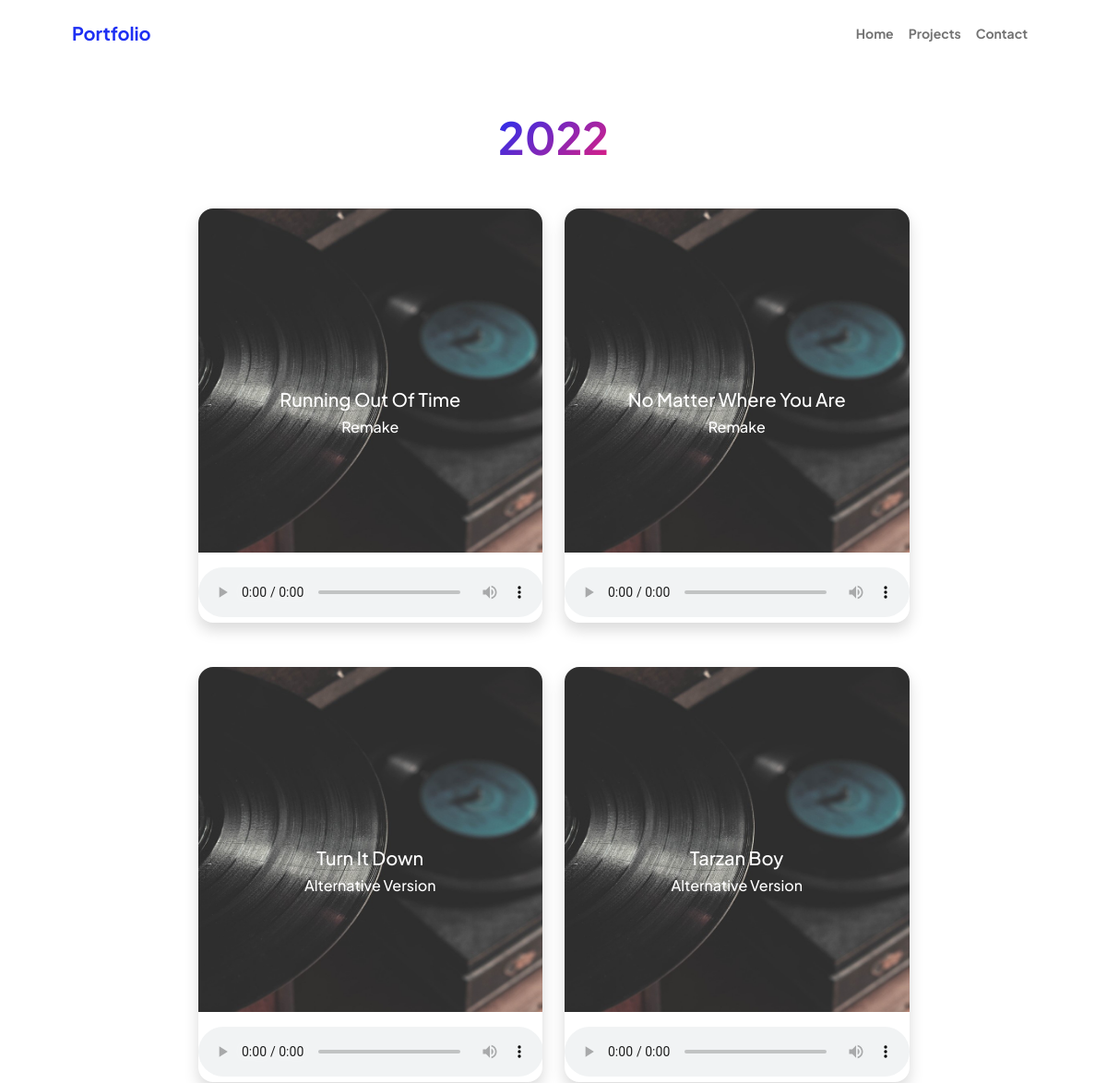
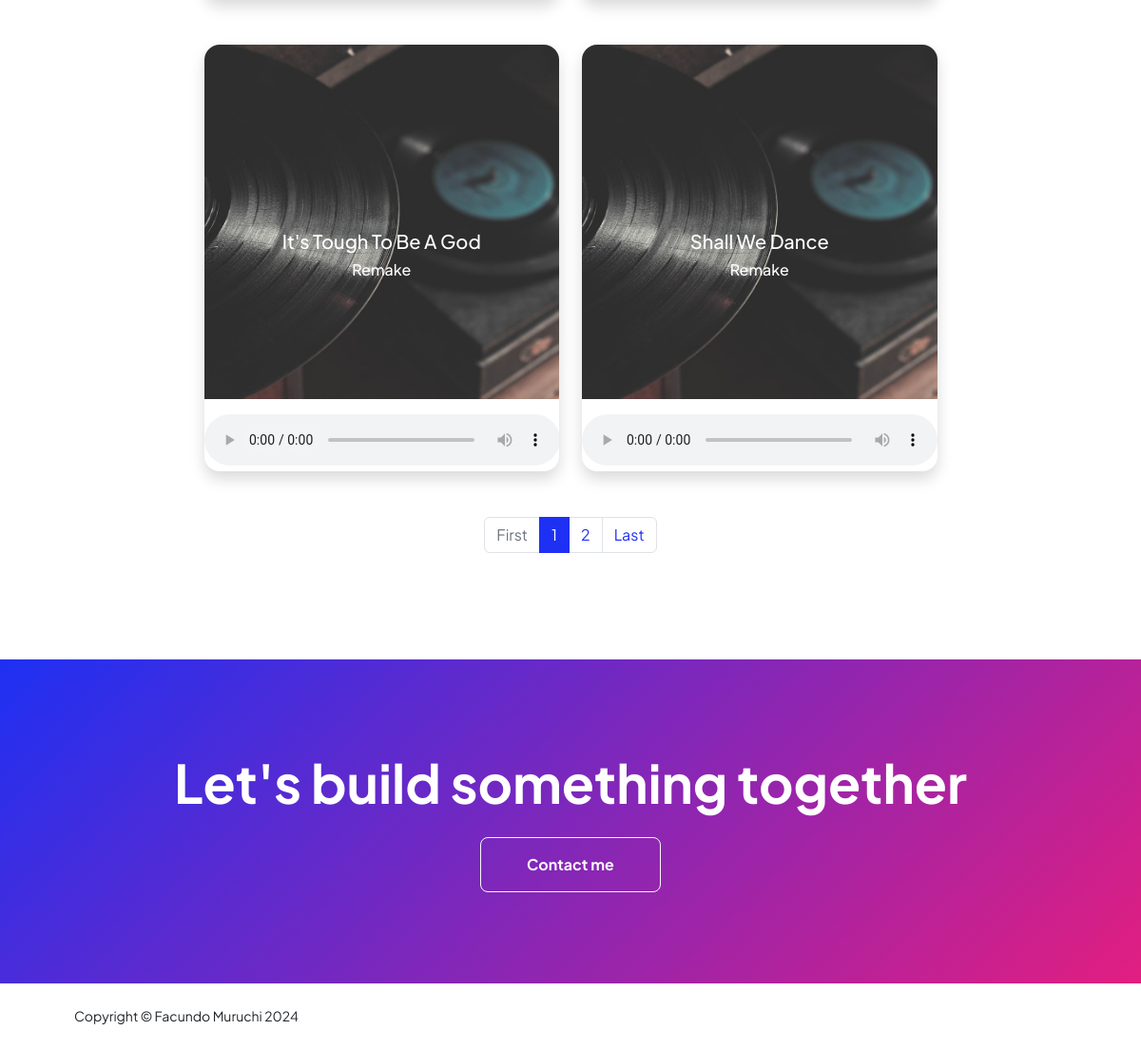
The page /portfolio/commissions-list/2022/ on the database its author committed (2 pictures, top to bottom).
### mysite/models.py (models this page shows, shortened)
class Com(models.Model):
    title = models.CharField(max_length=128)
    preview = models.FileField(upload_to='previews/', blank=True, null=True)
    year = models.IntegerField(choices=[
        (2022, '2022'),
        (2023, '2023'),
        (2024, '2024'),
    ])
    version = models.CharField(max_length=128, choices=[
        ('Original', 'Original'),
        ('Remake', 'Remake'),
        ('Alternative Version', 'Alternative Version'),
    ], blank=True, null=True)
    def get_image(self):
        images = {
            2022: 'assets/com22.jpg',
            2023: 'assets/com23.jpg',
            2024: 'assets/vinyl.png',
        }
        return images.get(self.year, 'assets/default.jpg')  # Ruta por defecto si el año no coincide

### mysite/views.py (the view)
# urls.py: path('commissions-list/<int:year>/', PostListView.as_view(), name='coms-list'),
class PostListView(ListView):
    model = Com
    template_name = "mysite/coms/coms-list.html"
    context_object_name = 'object_list'
    paginate_by = 6  # Muestra 6 proyectos por página
    def get_queryset(self):
        year = self.kwargs.get('year')  # Obtiene el año desde los parámetros de la URL
        return Com.objects.filter(year=year)
    def get_context_data(self, **kwargs):
        context = super().get_context_data(**kwargs)
        context['year'] = self.kwargs.get('year')  # Añade el año al contexto
        paginator = context['paginator']
        page = self.request.GET.get('page')
        try:
            context['object_list'] = paginator.page(page)
        except PageNotAnInteger:
            context['object_list'] = paginator.page(1)
        except EmptyPage:
            context['object_list'] = paginator.page(paginator.num_pages)
        return context

### mysite/templates/mysite/coms/coms-list.html (shortened to what this page needs)
{% extends "base.html" %}
{% load static %}
{% block body %}
<section class="py-5">
    <div class="container px-5 mb-5">
        <div class="text-center mb-5">
            <h1 class="display-5 fw-bolder mb-0"><span class="text-gradient d-inline">{{ year }}</span></h1>
        </div>
        <div class="row gx-5 justify-content-center">
            <div class="col-lg-11 col-xl-9 col-xxl-8">
                <div class="row">
                    {% if object_list %}
                        {% for song in object_list %}
                            <div class="col-md-6 mb-5">
                                <div class="card overflow-hidden shadow rounded-4 border-0 h-100">
                                    <div class="card-body p-0 position-relative">
                                        <img class="img-fluid" src="{% static song.get_image %}" alt="..." />
                                        <div class="position-absolute w-100 h-100 d-flex flex-column justify-content-center align-items-center" style="top: 0; left: 0;">
                                            <h5 class="card-title text-center text-white">{{ song.title }}</h5>
                                            <h6 class="card-title text-center text-white">{{ song.version }}</h6>
                                        </div>
                                        {% if song.preview %}
                                            <audio id="audio-{{ forloop.counter }}" class="audio-player w-100 mt-3" controls>
                                                <source src="{{ song.preview.url }}" type="audio/mpeg">
                                            </audio>
                                        {% else %}
                                            <p>No audio available</p>
                                        {% endif %}
                                    </div>
                                </div>
                            </div>
                        {% endfor %}
                    {% else %}
                        <h1>Coming soon...</h1>
                    {% endif %}
                </div>
                <div class="pagination justify-content-center">
                    <ul class="pagination">
                        {% if is_paginated %}
                        <li class="page-item {% if not page_obj.has_previous %}disabled{% endif %}">
                            <a class="page-link" href="?page=1" tabindex="-1">First</a>
                        </li>
                        {% for num in page_obj.paginator.page_range %}
                            <li class="page-item {% if page_obj.number == num %}active{% endif %}">
                                <a class="page-link" href="?page={{ num }}">{{ num }}</a>
                            </li>
                        {% endfor %}
                        <li class="page-item {% if not page_obj.has_next %}disabled{% endif %}">
                            <a class="page-link" href="?page={{ page_obj.paginator.num_pages }}">Last</a>
                        </li>
                        {% endif %}
                    </ul>
                </div>
            </div>
        </div>
    </div>
</section>
<section class="py-5 bg-gradient-primary-to-secondary text-white">
    <div class="container px-5 my-5">
        <div class="text-center">
            <h2 class="display-4 fw-bolder mb-4">Let's build something together</h2>
            <a class="btn btn-outline-light btn-lg px-5 py-3 fs-6 fw-bolder" href="{% url "contact" %}">Contact me</a>
        </div>
    </div>
</section>
{% endblock body %}

### rows shown on the page
Com: title "Running Out Of Time", version "Remake"
Com: title "No Matter Where You Are", version "Remake"
Com: title "Turn It Down", version "Alternative Version"
Com: title "Tarzan Boy", version "Alternative Version"
Com: title "It's Tough To Be A God", version "Remake"
Com: title "Shall We Dance", version "Remake"

### other values the page prints
{{ year }} "2022"
{{ num }} "1" "2"
